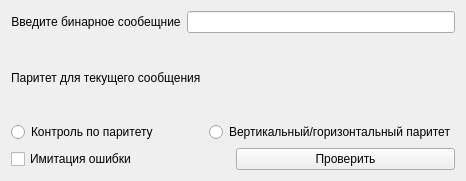
<?xml version="1.0" encoding="UTF-8"?>
<ui version="4.0">
 <class>parityBits</class>
 <widget class="QWidget" name="parityBits">
  <property name="geometry">
   <rect>
    <x>0</x>
    <y>0</y>
    <width>466</width>
    <height>181</height>
   </rect>
  </property>
  <property name="windowTitle">
   <string>parityBits</string>
  </property>
  <layout class="QGridLayout" name="gridLayout_2">
   <item row="0" column="0">
    <layout class="QGridLayout" name="gridLayout">
     <item row="0" column="0">
      <layout class="QHBoxLayout" name="horizontalLayout">
       <item>
        <widget class="QLabel" name="labelBinary">
         <property name="text">
          <string>Введите бинарное сообещние</string>
         </property>
         <property name="alignment">
          <set>Qt::AlignCenter</set>
         </property>
        </widget>
       </item>
       <item>
        <widget class="QLineEdit" name="lineEditBinary"/>
       </item>
      </layout>
     </item>
     <item row="1" column="0">
      <layout class="QHBoxLayout" name="horizontalLayout_2">
       <item>
        <widget class="QLabel" name="calculateParityLabel">
         <property name="midLineWidth">
          <number>-1</number>
         </property>
         <property name="text">
          <string>Паритет для текущего сообщения</string>
         </property>
         <property name="alignment">
          <set>Qt::AlignLeading|Qt::AlignLeft|Qt::AlignVCenter</set>
         </property>
        </widget>
       </item>
       <item>
        <widget class="QLabel" name="resOfCalcParityLabel">
         <property name="text">
          <string/>
         </property>
         <property name="alignment">
          <set>Qt::AlignCenter</set>
         </property>
        </widget>
       </item>
      </layout>
     </item>
     <item row="2" column="0">
      <layout class="QHBoxLayout" name="horizontalLayout_3">
       <item>
        <widget class="QRadioButton" name="parityRadBtn">
         <property name="text">
          <string>Контроль по паритету</string>
         </property>
        </widget>
       </item>
       <item>
        <widget class="QRadioButton" name="VerHorParityRadBtn">
         <property name="text">
          <string>Вертикальный/горизонтальный паритет</string>
         </property>
        </widget>
       </item>
      </layout>
     </item>
     <item row="3" column="0">
      <layout class="QHBoxLayout" name="horizontalLayout_4">
       <item>
        <widget class="QCheckBox" name="imitateErrorsCheckBox">
         <property name="text">
          <string>Имитация ошибки</string>
         </property>
        </widget>
       </item>
       <item>
        <widget class="QPushButton" name="checkButton">
         <property name="text">
          <string>Проверить</string>
         </property>
        </widget>
       </item>
      </layout>
     </item>
    </layout>
   </item>
  </layout>
 </widget>
 <resources/>
 <connections/>
</ui>
